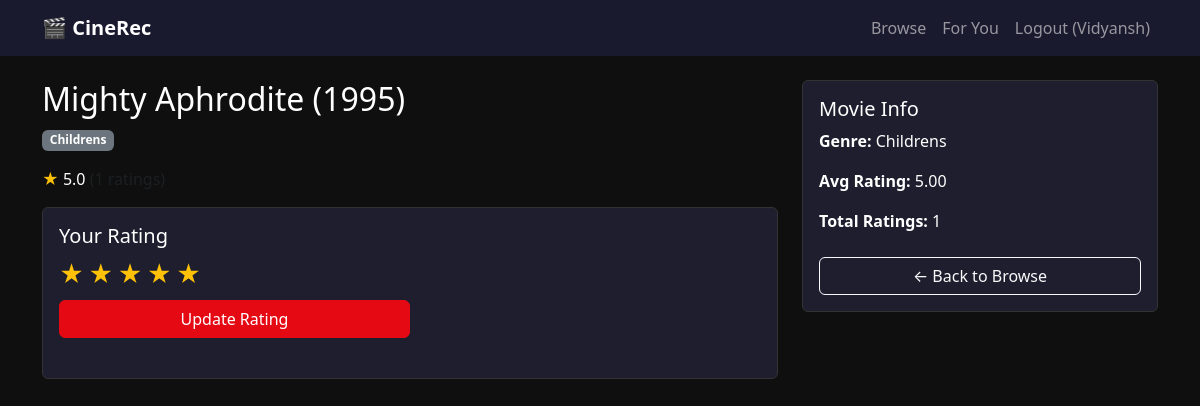
Page /movie/13 (signed in) on the committed database.
### backend/models.py (models this page shows)
class User(UserMixin, db.Model):
    __tablename__ = 'user'
    id = db.Column(db.Integer, primary_key=True)
    name = db.Column(db.String(100), nullable=False)
    email = db.Column(db.String(120), unique=True, nullable=False)
    password_hash = db.Column(db.String(200), nullable=False)
    created_at = db.Column(db.DateTime, default=datetime.utcnow)
    ratings = db.relationship('Rating', backref='user', lazy=True)

class Movie(db.Model):
    __tablename__ = 'movie'
    id = db.Column(db.Integer, primary_key=True)
    title = db.Column(db.String(200), nullable=False)
    genres = db.Column(db.String(200))
    avg_rating = db.Column(db.Float, default=0.0)
    rating_count = db.Column(db.Integer, default=0)
    ratings = db.relationship('Rating', backref='movie', lazy=True)

### backend/routes/movies.py (the view)
@movies_bp.route('/movie/<int:movie_id>')
@login_required
def movie_detail(movie_id):
    movie = Movie.query.get_or_404(movie_id)
    user_rating = Rating.query.filter_by(user_id=current_user.id, movie_id=movie_id).first()
    return render_template('movie.html', movie=movie, user_rating=user_rating)

### frontend/templates/movie.html (shortened to what this page needs)
{% extends 'base.html' %}
{% block content %}
<div class="row">
    <div class="col-md-8">
        <h2>{{ movie.title }}</h2>
        <p><span class="badge bg-secondary">{{ movie.genres }}</span></p>
        <p><span class="text-warning">★</span> {{ "%.1f"|format(movie.avg_rating) }}
           <span class="text-muted">({{ movie.rating_count }} ratings)</span></p>
        <div class="card p-3 mt-3">
            <h5>Your Rating</h5>
            <div class="star-rating" id="starRating">
                {% for i in range(1, 6) %}
                <span data-value="{{ i }}"
                      class="{% if user_rating and user_rating.score >= i %}active{% endif %}">★</span>
                {% endfor %}
            </div>
            <button class="btn btn-primary mt-2 w-50" onclick="submitRating()">
                {{ 'Update Rating' if user_rating else 'Rate This Movie' }}
            </button>
        </div>
    </div>
    <div class="col-md-4">
        <div class="card p-3">
            <h5>Movie Info</h5>
            <p><strong>Genre:</strong> {{ movie.genres }}</p>
            <p><strong>Avg Rating:</strong> {{ "%.2f"|format(movie.avg_rating) }}</p>
            <p><strong>Total Ratings:</strong> {{ movie.rating_count }}</p>
            <a href="/browse" class="btn btn-outline-light w-100 mt-2">← Back to Browse</a>
        </div>
    </div>
</div>
{% endblock %}

### frontend/templates/base.html (shortened to what this page needs)
<!DOCTYPE html>
<html lang="en">
<head>
    <link href="https://cdn.jsdelivr.net/npm/bootstrap@5.3.0/dist/css/bootstrap.min.css" rel="stylesheet">
    <link href="https://cdnjs.cloudflare.com/ajax/libs/font-awesome/6.4.0/css/all.min.css" rel="stylesheet">
</head>
<body>
{% if current_user.is_authenticated %}
<nav class="navbar navbar-expand-lg navbar-dark">
    <div class="container">
        <a class="navbar-brand fw-bold" href="/dashboard">🎬 CineRec</a>
        <div class="navbar-nav ms-auto">
            <a class="nav-link" href="/browse">Browse</a>
            <a class="nav-link" href="/recommend">For You</a>
            <a class="nav-link" href="/logout">Logout ({{ current_user.name }})</a>
        </div>
    </div>
</nav>
{% endif %}
<div class="container mt-4">
    {% block content %}{% endblock %}
</div>
</body>
</html>

### frontend/templates/base.html (style rules this page uses)
body { background-color: #0f0f0f; color: #ffffff; }
.navbar { background-color: #1a1a2e !important; }
.card { background-color: #1e1e2e; border: 1px solid #333; color: #fff; }
.btn-primary { background-color: #e50914; border-color: #e50914; }
.star-rating span { cursor: pointer; font-size: 1.5rem; color: #555; }
.star-rating span.active { color: #ffc107; }

### rows in the picture
User: name "Vidyansh"
Movie: title "Mighty Aphrodite (1995)", genres "Childrens", avg_rating "5.0", avg_rating "5.00", rating_count "1"

### other values in the picture
{{ 'Update Rating' if user_rating else 'Rate This Movie' }} "Update Rating"
